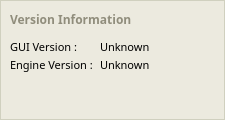
    <widget class="QFrame" name="Version_Info_Box" >
     <property name="geometry" >
      <rect>
       <x>10</x>
       <y>140</y>
       <width>225</width>
       <height>120</height>
      </rect>
     </property>
     <property name="minimumSize" >
      <size>
       <width>225</width>
       <height>120</height>
      </size>
     </property>
     <property name="maximumSize" >
      <size>
       <width>225</width>
       <height>120</height>
      </size>
     </property>
     <property name="palette" >
      <palette>
       <active>
        <colorrole role="WindowText" >
         <brush brushstyle="SolidPattern" >
          <color alpha="255" >
           <red>208</red>
           <green>208</green>
           <blue>191</blue>
          </color>
         </brush>
        </colorrole>
        <colorrole role="Base" >
         <brush brushstyle="SolidPattern" >
          <color alpha="255" >
           <red>255</red>
           <green>255</green>
           <blue>255</blue>
          </color>
         </brush>
        </colorrole>
        <colorrole role="Window" >
         <brush brushstyle="SolidPattern" >
          <color alpha="255" >
           <red>236</red>
           <green>234</green>
           <blue>223</blue>
          </color>
         </brush>
        </colorrole>
       </active>
       <inactive>
        <colorrole role="WindowText" >
         <brush brushstyle="SolidPattern" >
          <color alpha="255" >
           <red>208</red>
           <green>208</green>
           <blue>191</blue>
          </color>
         </brush>
        </colorrole>
        <colorrole role="Base" >
         <brush brushstyle="SolidPattern" >
          <color alpha="255" >
           <red>255</red>
           <green>255</green>
           <blue>255</blue>
          </color>
         </brush>
        </colorrole>
        <colorrole role="Window" >
         <brush brushstyle="SolidPattern" >
          <color alpha="255" >
           <red>236</red>
           <green>234</green>
           <blue>223</blue>
          </color>
         </brush>
        </colorrole>
       </inactive>
       <disabled>
        <colorrole role="WindowText" >
         <brush brushstyle="SolidPattern" >
          <color alpha="255" >
           <red>119</red>
           <green>119</green>
           <blue>119</blue>
          </color>
         </brush>
        </colorrole>
        <colorrole role="Base" >
         <brush brushstyle="SolidPattern" >
          <color alpha="255" >
           <red>236</red>
           <green>234</green>
           <blue>223</blue>
          </color>
         </brush>
        </colorrole>
        <colorrole role="Window" >
         <brush brushstyle="SolidPattern" >
          <color alpha="255" >
           <red>236</red>
           <green>234</green>
           <blue>223</blue>
          </color>
         </brush>
        </colorrole>
       </disabled>
      </palette>
     </property>
     <property name="autoFillBackground" >
      <bool>true</bool>
     </property>
     <property name="frameShape" >
      <enum>QFrame::Box</enum>
     </property>
     <property name="frameShadow" >
      <enum>QFrame::Plain</enum>
     </property>
     <widget class="QLabel" name="Version_Info_Label" >
      <property name="geometry" >
       <rect>
        <x>0</x>
        <y>10</y>
        <width>225</width>
        <height>18</height>
       </rect>
      </property>
      <property name="minimumSize" >
       <size>
        <width>225</width>
        <height>18</height>
       </size>
      </property>
      <property name="maximumSize" >
       <size>
        <width>225</width>
        <height>18</height>
       </size>
      </property>
      <property name="palette" >
       <palette>
        <active>
         <colorrole role="WindowText" >
          <brush brushstyle="SolidPattern" >
           <color alpha="255" >
            <red>144</red>
            <green>141</green>
            <blue>124</blue>
           </color>
          </brush>
         </colorrole>
        </active>
        <inactive>
         <colorrole role="WindowText" >
          <brush brushstyle="SolidPattern" >
           <color alpha="255" >
            <red>144</red>
            <green>141</green>
            <blue>124</blue>
           </color>
          </brush>
         </colorrole>
        </inactive>
        <disabled>
         <colorrole role="WindowText" >
          <brush brushstyle="SolidPattern" >
           <color alpha="255" >
            <red>119</red>
            <green>119</green>
            <blue>119</blue>
           </color>
          </brush>
         </colorrole>
        </disabled>
       </palette>
      </property>
      <property name="font" >
       <font>
        <family>Sans Serif</family>
        <weight>75</weight>
        <bold>true</bold>
       </font>
      </property>
      <property name="lineWidth" >
       <number>0</number>
      </property>
      <property name="text" >
       <string>Version Information</string>
      </property>
      <property name="margin" >
       <number>0</number>
      </property>
      <property name="indent" >
       <number>10</number>
      </property>
     </widget>
     <widget class="QLabel" name="uiEngineVer" >
      <property name="geometry" >
       <rect>
        <x>0</x>
        <y>56</y>
        <width>110</width>
        <height>18</height>
       </rect>
      </property>
      <property name="minimumSize" >
       <size>
        <width>110</width>
        <height>18</height>
       </size>
      </property>
      <property name="maximumSize" >
       <size>
        <width>110</width>
        <height>18</height>
       </size>
      </property>
      <property name="palette" >
       <palette>
        <active>
         <colorrole role="WindowText" >
          <brush brushstyle="SolidPattern" >
           <color alpha="255" >
            <red>0</red>
            <green>0</green>
            <blue>0</blue>
           </color>
          </brush>
         </colorrole>
        </active>
        <inactive>
         <colorrole role="WindowText" >
          <brush brushstyle="SolidPattern" >
           <color alpha="255" >
            <red>0</red>
            <green>0</green>
            <blue>0</blue>
           </color>
          </brush>
         </colorrole>
        </inactive>
        <disabled>
         <colorrole role="WindowText" >
          <brush brushstyle="SolidPattern" >
           <color alpha="255" >
            <red>119</red>
            <green>119</green>
            <blue>119</blue>
           </color>
          </brush>
         </colorrole>
        </disabled>
       </palette>
      </property>
      <property name="font" >
       <font>
        <family>Sans Serif</family>
        <pointsize>8</pointsize>
       </font>
      </property>
      <property name="lineWidth" >
       <number>0</number>
      </property>
      <property name="text" >
       <string>Engine Version :</string>
      </property>
      <property name="indent" >
       <number>10</number>
      </property>
     </widget>
     <widget class="QLabel" name="engVersionLabel" >
      <property name="geometry" >
       <rect>
        <x>100</x>
        <y>56</y>
        <width>125</width>
        <height>18</height>
       </rect>
      </property>
      <property name="minimumSize" >
       <size>
        <width>125</width>
        <height>18</height>
       </size>
      </property>
      <property name="maximumSize" >
       <size>
        <width>125</width>
        <height>18</height>
       </size>
      </property>
      <property name="palette" >
       <palette>
        <active>
         <colorrole role="WindowText" >
          <brush brushstyle="SolidPattern" >
           <color alpha="255" >
            <red>0</red>
            <green>0</green>
            <blue>0</blue>
           </color>
          </brush>
         </colorrole>
        </active>
        <inactive>
         <colorrole role="WindowText" >
          <brush brushstyle="SolidPattern" >
           <color alpha="255" >
            <red>0</red>
            <green>0</green>
            <blue>0</blue>
           </color>
          </brush>
         </colorrole>
        </inactive>
        <disabled>
         <colorrole role="WindowText" >
          <brush brushstyle="SolidPattern" >
           <color alpha="255" >
            <red>119</red>
            <green>119</green>
            <blue>119</blue>
           </color>
          </brush>
         </colorrole>
        </disabled>
       </palette>
      </property>
      <property name="font" >
       <font>
        <family>Sans Serif</family>
        <pointsize>8</pointsize>
       </font>
      </property>
      <property name="lineWidth" >
       <number>0</number>
      </property>
      <property name="text" >
       <string>Unknown</string>
      </property>
     </widget>
     <widget class="QLabel" name="uiVersionLabel" >
      <property name="geometry" >
       <rect>
        <x>100</x>
        <y>38</y>
        <width>125</width>
        <height>18</height>
       </rect>
      </property>
      <property name="minimumSize" >
       <size>
        <width>125</width>
        <height>18</height>
       </size>
      </property>
      <property name="maximumSize" >
       <size>
        <width>125</width>
        <height>18</height>
       </size>
      </property>
      <property name="palette" >
       <palette>
        <active>
         <colorrole role="WindowText" >
          <brush brushstyle="SolidPattern" >
           <color alpha="255" >
            <red>0</red>
            <green>0</green>
            <blue>0</blue>
           </color>
          </brush>
         </colorrole>
        </active>
        <inactive>
         <colorrole role="WindowText" >
          <brush brushstyle="SolidPattern" >
           <color alpha="255" >
            <red>0</red>
            <green>0</green>
            <blue>0</blue>
           </color>
          </brush>
         </colorrole>
        </inactive>
        <disabled>
         <colorrole role="WindowText" >
          <brush brushstyle="SolidPattern" >
           <color alpha="255" >
            <red>119</red>
            <green>119</green>
            <blue>119</blue>
           </color>
          </brush>
         </colorrole>
        </disabled>
       </palette>
      </property>
      <property name="font" >
       <font>
        <family>Sans Serif</family>
        <pointsize>8</pointsize>
       </font>
      </property>
      <property name="lineWidth" >
       <number>0</number>
      </property>
      <property name="text" >
       <string>Unknown</string>
      </property>
     </widget>
     <widget class="QLabel" name="uiGUIVer" >
      <property name="geometry" >
       <rect>
        <x>0</x>
        <y>38</y>
        <width>110</width>
        <height>18</height>
       </rect>
      </property>
      <property name="minimumSize" >
       <size>
        <width>110</width>
        <height>18</height>
       </size>
      </property>
      <property name="maximumSize" >
       <size>
        <width>110</width>
        <height>18</height>
       </size>
      </property>
      <property name="palette" >
       <palette>
        <active>
         <colorrole role="WindowText" >
          <brush brushstyle="SolidPattern" >
           <color alpha="255" >
            <red>0</red>
            <green>0</green>
            <blue>0</blue>
           </color>
          </brush>
         </colorrole>
        </active>
        <inactive>
         <colorrole role="WindowText" >
          <brush brushstyle="SolidPattern" >
           <color alpha="255" >
            <red>0</red>
            <green>0</green>
            <blue>0</blue>
           </color>
          </brush>
         </colorrole>
        </inactive>
        <disabled>
         <colorrole role="WindowText" >
          <brush brushstyle="SolidPattern" >
           <color alpha="255" >
            <red>119</red>
            <green>119</green>
            <blue>119</blue>
           </color>
          </brush>
         </colorrole>
        </disabled>
       </palette>
      </property>
      <property name="font" >
       <font>
        <family>Sans Serif</family>
        <pointsize>8</pointsize>
       </font>
      </property>
      <property name="lineWidth" >
       <number>0</number>
      </property>
      <property name="text" >
       <string>GUI Version :</string>
      </property>
      <property name="indent" >
       <number>10</number>
      </property>
     </widget>
    </widget>
